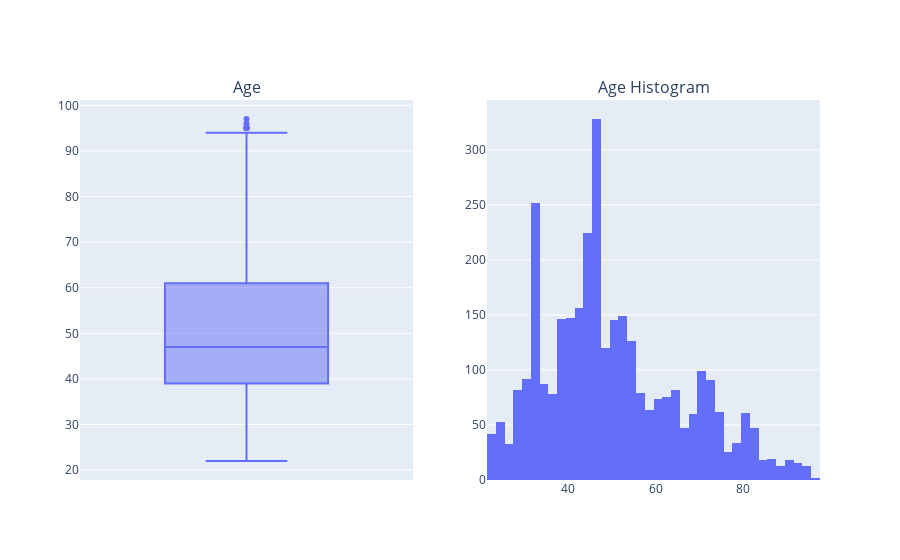

Notebook cell for this chart:
### Code cell
current_date =  pd.to_datetime(str(year_pick)+"-1-1")
current_date_range_1 = pd.to_datetime(str(year_pick)+"-1-1")
current_date_range_2 =  pd.to_datetime(str(year_pick)+"-1-2")
#select dead agents
#df_filter = df.loc[(df['start_action']<current_date_range_2) & (df['start_action']>=current_date_range_1) & (df['Agent_Status']=='Living')]
df_filter1 = df_2.loc[(df_2['Agent_Status']=='Living') & (df_2['start_action']<current_date_range_2)]

dead_agents = df_filter1.loc[(current_date_range_1>=df_filter1['death_date'])]
living_agents = df_filter1.loc[(current_date_range_2 < df_filter1['death_date']) & (current_date_range_1>=df_filter1['birth_date'])]
#statistics for lviing agents
agent_age = (current_date_range_1 - pd.to_datetime(living_agents['birth_date'])).dt.days
agent_age = agent_age.apply(lambda x: int(float(x)/365))
agent_age.name='Age'
fig = px.box(agent_age, y="Age",title="Age")
print('')
print('')
print('year: ', str(year_pick))

fig1 = px.histogram(agent_age, x="Age",title="Age Histogram")

print('Average Age of Household: ',int(agent_age.mean()))
print('Number of Households: ',int(agent_age.count()))
print("Number of Agents displaced: 0")
print("Number of Agents who died ",dead_agents['agentID'].count())
print("Life Expectancy Average",round(dead_agents['death_age'].mean(),1))
print('Average Income for Agents $' + str(round(living_agents['income'].mean(),1)))
trace1 = fig['data'][0]
trace2 = fig1['data'][0]

fig = make_subplots(rows=1, cols=2, shared_xaxes=False,subplot_titles=['Age','Age Histogram'])
fig.add_trace(trace1, row=1, col=1)
fig.add_trace(trace2, row=1, col=2)

### Figure 1 — Plotly figure (JSON) as saved in the notebook; plotly's stock layout.template omitted (floating-point values rounded to 4 significant figures; data arrays with more than 128 entries replaced by an {"elided": "..."} marker saying what was removed)
{"data": [{"alignmentgroup": "True", "hovertemplate": "Age=%{y}<extra></extra>", "legendgroup": "", "marker": {"color": "#636efa"}, "name": "", "notched": false, "offsetgroup": "", "orientation": "v", "showlegend": false, "type": "box", "x0": " ", "xaxis": "x", "y": {"elided": "3258 int values"}, "y0": " ", "yaxis": "y"}, {"alignmentgroup": "True", "bingroup": "x", "hovertemplate": "Age=%{x}<br>count=%{y}<extra></extra>", "legendgroup": "", "marker": {"color": "#636efa"}, "name": "", "offsetgroup": "", "orientation": "v", "showlegend": false, "type": "histogram", "x": {"elided": "3258 int values"}, "xaxis": "x2", "yaxis": "y2"}], "layout": {"annotations": [{"font": {"size": 16}, "showarrow": false, "text": "Age", "x": 0.225, "xanchor": "center", "xref": "paper", "y": 1, "yanchor": "bottom", "yref": "paper"}, {"font": {"size": 16}, "showarrow": false, "text": "Age Histogram", "x": 0.775, "xanchor": "center", "xref": "paper", "y": 1, "yanchor": "bottom", "yref": "paper"}], "autosize": true, "xaxis": {"anchor": "y", "autorange": true, "domain": [0, 0.45], "range": [-0.5, 0.5], "type": "category"}, "xaxis2": {"anchor": "y2", "autorange": true, "domain": [0.55, 1], "range": [21.5, 97.5], "type": "linear"}, "yaxis": {"anchor": "x", "autorange": true, "domain": [0, 1], "range": [17.83, 101.2], "type": "linear"}, "yaxis2": {"anchor": "x2", "autorange": true, "domain": [0, 1], "range": [0, 345.3]}}}
